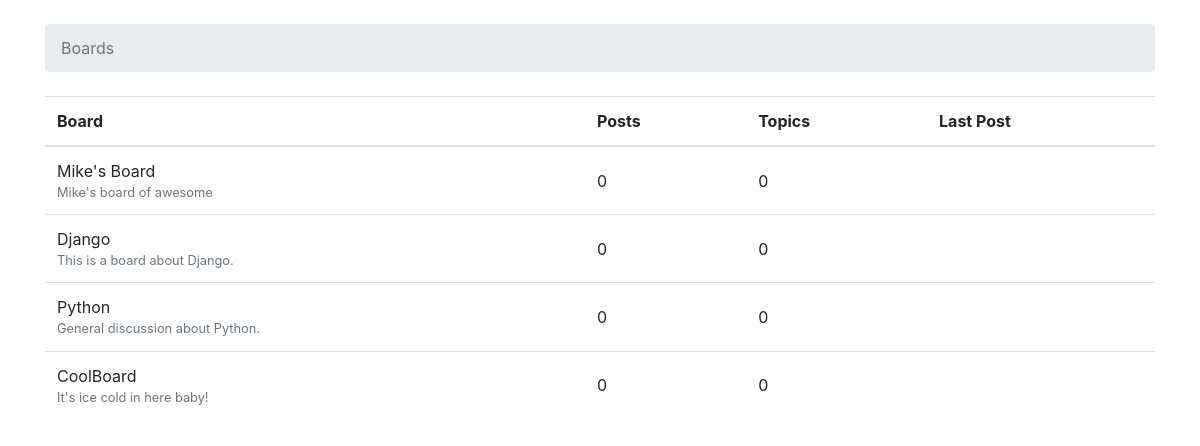
Before: / with the older database file.
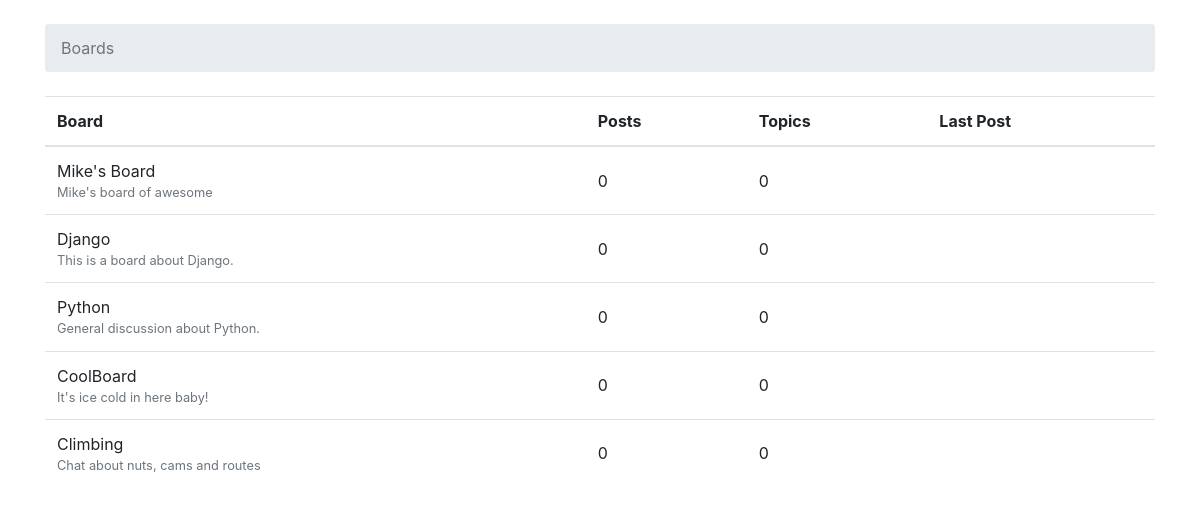
After: the same page with the newer database file.
### boards/models.py (models this page shows, shortened)
class Board(models.Model):
    name = models.CharField(max_length=30, unique=True)
    description = models.CharField(max_length=100)

### boards/views.py (the view)
# urls.py: 2. Add a URL to urlpatterns:  path('', views.home, name='home')
def home(request):
    boards = Board.objects.all()
    return render(request, 'home.html', {'boards': boards})

### templates/home.html (shortened to what this page needs)
{% load static %}<!DOCTYPE html>
<html>
  <head>
    <link rel="stylesheet" href="{% static 'css/bootstrap.min.css' %}">
  </head>
  <body>
    <div class="container">
      <ol class="breadcrumb my-4">
        <li class="breadcrumb-item active">Boards</li>
      </ol>
      <table class="table">
        <thead class="thead-inverse">
          <tr>
            <th>Board</th>
            <th>Posts</th>
            <th>Topics</th>
            <th>Last Post</th>
          </tr>
        </thead>
        <tbody>
          {% for board in boards %}
            <tr>
              <td>
                {{ board.name }}
                <small class="text-muted d-block">{{ board.description }}</small>
              </td>
              <td class="align-middle">0</td>
              <td class="align-middle">0</td>
              <td></td>
            </tr>
          {% endfor %}
        </tbody>
      </table>
    </div>
  </body>
</html>

Changed rows visible on the page:
added Board: name "Climbing", description "Chat about nuts, cams and routes"
